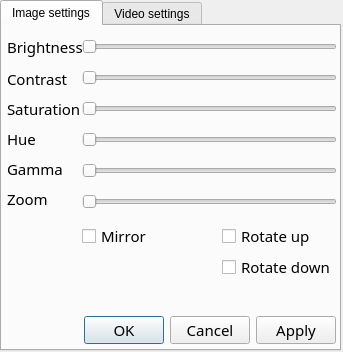
<?xml version="1.0" encoding="UTF-8"?>
<ui version="4.0">
 <class>ConfigForm</class>
 <widget class="QMainWindow" name="ConfigForm">
  <property name="geometry">
   <rect>
    <x>0</x>
    <y>0</y>
    <width>343</width>
    <height>352</height>
   </rect>
  </property>
  <property name="windowTitle">
   <string>Configure</string>
  </property>
  <widget class="QWidget" name="centralwidget">
   <widget class="QTabWidget" name="tabWidget">
    <property name="geometry">
     <rect>
      <x>0</x>
      <y>0</y>
      <width>341</width>
      <height>351</height>
     </rect>
    </property>
    <property name="currentIndex">
     <number>0</number>
    </property>
    <widget class="QWidget" name="imageTab">
     <property name="font">
      <font>
       <family>Umpush</family>
       <pointsize>11</pointsize>
       <italic>false</italic>
      </font>
     </property>
     <attribute name="title">
      <string>Image settings</string>
     </attribute>
     <widget class="QSlider" name="horSlider_staturation">
      <property name="geometry">
       <rect>
        <x>80</x>
        <y>76</y>
        <width>255</width>
        <height>13</height>
       </rect>
      </property>
      <property name="maximum">
       <number>255</number>
      </property>
      <property name="orientation">
       <enum>Qt::Horizontal</enum>
      </property>
     </widget>
     <widget class="QLabel" name="lbl_saturation">
      <property name="geometry">
       <rect>
        <x>5</x>
        <y>72</y>
        <width>75</width>
        <height>21</height>
       </rect>
      </property>
      <property name="font">
       <font>
        <family>Umpush</family>
        <pointsize>11</pointsize>
        <italic>false</italic>
       </font>
      </property>
      <property name="text">
       <string>Saturation</string>
      </property>
     </widget>
     <widget class="QSlider" name="horSlider_constrast">
      <property name="geometry">
       <rect>
        <x>80</x>
        <y>45</y>
        <width>255</width>
        <height>13</height>
       </rect>
      </property>
      <property name="maximum">
       <number>255</number>
      </property>
      <property name="orientation">
       <enum>Qt::Horizontal</enum>
      </property>
     </widget>
     <widget class="QLabel" name="lbl_contrast">
      <property name="geometry">
       <rect>
        <x>5</x>
        <y>42</y>
        <width>75</width>
        <height>21</height>
       </rect>
      </property>
      <property name="font">
       <font>
        <family>Umpush</family>
        <pointsize>11</pointsize>
        <italic>false</italic>
       </font>
      </property>
      <property name="text">
       <string>Contrast</string>
      </property>
     </widget>
     <widget class="QSlider" name="horSlider_birghtness">
      <property name="geometry">
       <rect>
        <x>80</x>
        <y>14</y>
        <width>255</width>
        <height>13</height>
       </rect>
      </property>
      <property name="maximum">
       <number>255</number>
      </property>
      <property name="orientation">
       <enum>Qt::Horizontal</enum>
      </property>
     </widget>
     <widget class="QDialogButtonBox" name="ACOButton">
      <property name="geometry">
       <rect>
        <x>3</x>
        <y>290</y>
        <width>331</width>
        <height>28</height>
       </rect>
      </property>
      <property name="orientation">
       <enum>Qt::Horizontal</enum>
      </property>
      <property name="standardButtons">
       <set>QDialogButtonBox::Apply|QDialogButtonBox::Cancel|QDialogButtonBox::Ok</set>
      </property>
     </widget>
     <widget class="QLabel" name="lbl_brightness">
      <property name="geometry">
       <rect>
        <x>5</x>
        <y>10</y>
        <width>75</width>
        <height>21</height>
       </rect>
      </property>
      <property name="font">
       <font>
        <family>Umpush</family>
        <pointsize>11</pointsize>
        <weight>50</weight>
        <italic>false</italic>
        <bold>false</bold>
       </font>
      </property>
      <property name="text">
       <string>Brightness</string>
      </property>
     </widget>
     <widget class="QSlider" name="horSlider_zoom">
      <property name="geometry">
       <rect>
        <x>80</x>
        <y>169</y>
        <width>255</width>
        <height>13</height>
       </rect>
      </property>
      <property name="maximum">
       <number>255</number>
      </property>
      <property name="orientation">
       <enum>Qt::Horizontal</enum>
      </property>
     </widget>
     <widget class="QSlider" name="horSlidegamma">
      <property name="geometry">
       <rect>
        <x>80</x>
        <y>107</y>
        <width>255</width>
        <height>13</height>
       </rect>
      </property>
      <property name="maximum">
       <number>255</number>
      </property>
      <property name="orientation">
       <enum>Qt::Horizontal</enum>
      </property>
     </widget>
     <widget class="QSlider" name="horSlider_hue">
      <property name="geometry">
       <rect>
        <x>80</x>
        <y>138</y>
        <width>255</width>
        <height>13</height>
       </rect>
      </property>
      <property name="maximum">
       <number>255</number>
      </property>
      <property name="orientation">
       <enum>Qt::Horizontal</enum>
      </property>
     </widget>
     <widget class="QLabel" name="lbl_gamma">
      <property name="geometry">
       <rect>
        <x>5</x>
        <y>132</y>
        <width>75</width>
        <height>21</height>
       </rect>
      </property>
      <property name="font">
       <font>
        <family>Umpush</family>
        <pointsize>11</pointsize>
        <italic>false</italic>
       </font>
      </property>
      <property name="text">
       <string>Gamma</string>
      </property>
     </widget>
     <widget class="QLabel" name="lbl_zoom">
      <property name="geometry">
       <rect>
        <x>5</x>
        <y>162</y>
        <width>75</width>
        <height>21</height>
       </rect>
      </property>
      <property name="font">
       <font>
        <family>Umpush</family>
        <pointsize>11</pointsize>
        <italic>false</italic>
       </font>
      </property>
      <property name="text">
       <string>Zoom</string>
      </property>
     </widget>
     <widget class="QLabel" name="lbl_hue">
      <property name="geometry">
       <rect>
        <x>5</x>
        <y>102</y>
        <width>75</width>
        <height>21</height>
       </rect>
      </property>
      <property name="font">
       <font>
        <family>Umpush</family>
        <pointsize>11</pointsize>
        <weight>50</weight>
        <italic>false</italic>
        <bold>false</bold>
       </font>
      </property>
      <property name="text">
       <string>Hue</string>
      </property>
     </widget>
     <widget class="QCheckBox" name="ckb_mirror">
      <property name="geometry">
       <rect>
        <x>80</x>
        <y>200</y>
        <width>77</width>
        <height>20</height>
       </rect>
      </property>
      <property name="font">
       <font>
        <family>Umpush</family>
        <pointsize>11</pointsize>
        <italic>false</italic>
       </font>
      </property>
      <property name="text">
       <string>Mirror</string>
      </property>
     </widget>
     <widget class="QCheckBox" name="ckb_rotatedown">
      <property name="geometry">
       <rect>
        <x>220</x>
        <y>231</y>
        <width>113</width>
        <height>20</height>
       </rect>
      </property>
      <property name="font">
       <font>
        <family>Umpush</family>
        <pointsize>11</pointsize>
        <italic>false</italic>
       </font>
      </property>
      <property name="text">
       <string>Rotate down</string>
      </property>
     </widget>
     <widget class="QCheckBox" name="ckb_rotateup">
      <property name="geometry">
       <rect>
        <x>220</x>
        <y>200</y>
        <width>113</width>
        <height>20</height>
       </rect>
      </property>
      <property name="font">
       <font>
        <family>Umpush</family>
        <pointsize>11</pointsize>
        <italic>false</italic>
       </font>
      </property>
      <property name="text">
       <string>Rotate up</string>
      </property>
     </widget>
    </widget>
    <widget class="QWidget" name="tab">
     <attribute name="title">
      <string>Video settings</string>
     </attribute>
     <widget class="QCheckBox" name="ckb_mirror_2">
      <property name="geometry">
       <rect>
        <x>5</x>
        <y>10</y>
        <width>77</width>
        <height>20</height>
       </rect>
      </property>
      <property name="font">
       <font>
        <family>Umpush</family>
        <pointsize>11</pointsize>
        <italic>false</italic>
       </font>
      </property>
      <property name="text">
       <string>Mirror</string>
      </property>
     </widget>
     <widget class="QCheckBox" name="ckb_rotateup_2">
      <property name="geometry">
       <rect>
        <x>200</x>
        <y>10</y>
        <width>113</width>
        <height>20</height>
       </rect>
      </property>
      <property name="font">
       <font>
        <family>Umpush</family>
        <pointsize>11</pointsize>
        <italic>false</italic>
       </font>
      </property>
      <property name="text">
       <string>Rotate up</string>
      </property>
     </widget>
     <widget class="QCheckBox" name="ckb_rotatedown_2">
      <property name="geometry">
       <rect>
        <x>200</x>
        <y>40</y>
        <width>113</width>
        <height>20</height>
       </rect>
      </property>
      <property name="font">
       <font>
        <family>Umpush</family>
        <pointsize>11</pointsize>
        <italic>false</italic>
       </font>
      </property>
      <property name="text">
       <string>Rotate down</string>
      </property>
     </widget>
     <widget class="QCheckBox" name="ckb_invert">
      <property name="geometry">
       <rect>
        <x>5</x>
        <y>40</y>
        <width>113</width>
        <height>20</height>
       </rect>
      </property>
      <property name="font">
       <font>
        <family>Umpush</family>
        <pointsize>11</pointsize>
        <italic>false</italic>
       </font>
      </property>
      <property name="text">
       <string>Rotate down</string>
      </property>
     </widget>
     <widget class="QCheckBox" name="ckb_blur">
      <property name="geometry">
       <rect>
        <x>5</x>
        <y>70</y>
        <width>113</width>
        <height>20</height>
       </rect>
      </property>
      <property name="font">
       <font>
        <family>Umpush</family>
        <pointsize>11</pointsize>
        <italic>false</italic>
       </font>
      </property>
      <property name="text">
       <string>Rotate down</string>
      </property>
     </widget>
     <widget class="QCheckBox" name="ckb_mono">
      <property name="geometry">
       <rect>
        <x>200</x>
        <y>70</y>
        <width>113</width>
        <height>20</height>
       </rect>
      </property>
      <property name="font">
       <font>
        <family>Umpush</family>
        <pointsize>11</pointsize>
        <italic>false</italic>
       </font>
      </property>
      <property name="text">
       <string>Rotate down</string>
      </property>
     </widget>
    </widget>
   </widget>
  </widget>
 </widget>
 <resources/>
 <connections/>
</ui>
